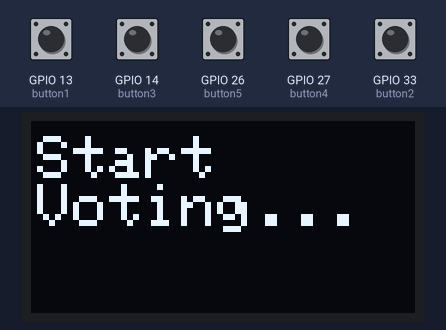
A sketch run on a simulated ESP32. On the bench: 128×64 one-colour display. Inputs (shaded band) come from the test bench; at power-on: GPIO 13 (button1), GPIO 14 (button3), GPIO 26 (button5), GPIO 27 (button4), GPIO 33 (button2) HIGH.

Above: at 2.1 s.
At 4.1 s:
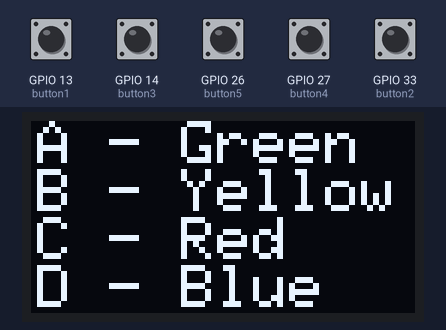

The sketch:

sketch.ino
```cpp
#include <ezButton.h>
#include <Wire.h>
#include <Adafruit_GFX.h>
#include <Adafruit_SSD1306.h>

#define SCREEN_WIDTH 128
#define SCREEN_HEIGHT 64
Adafruit_SSD1306 oled(SCREEN_WIDTH, SCREEN_HEIGHT, &Wire,-1);
ezButton button1(13);
ezButton button2(33);
ezButton button3(14);
ezButton button4(27);
ezButton button5(26);

int vote1=0, vote2=0, vote3=0, vote4=0;
int flag=0;

void setup() {
  Serial.begin(9600);
  button1.setDebounceTime(25);
  button2.setDebounceTime(25);
  button3.setDebounceTime(25);
  button4.setDebounceTime(25);
  button5.setDebounceTime(25);
  if(!oled.begin(SSD1306_SWITCHCAPVCC,0x3C)){
    Serial.println(F("Alocation Failed"));
    for(;;);
  };
  delay(2000);
  oled.clearDisplay();
  oled.setTextSize(2);
  oled.setTextColor(WHITE);

  oled.setCursor(2,5);
  oled.println("Start");
  oled.setCursor(2,21);
  oled.println("Voting...");
  oled.display();
  delay(2000);
}

void loop() {
  button1.loop();
  button2.loop();
  button3.loop();
  button4.loop();
  button5.loop();

  if(flag==0){
    oled.clearDisplay();
    oled.setTextSize(2);
    oled.setTextColor(WHITE);
    oled.setCursor(2,0);
    oled.println("A - Green");
    oled.setCursor(2,16);
    oled.println("B - Yellow");
    oled.setCursor(2,32);
    oled.println("C - Red");
    oled.setCursor(2,48);
    oled.println("D - Blue");
    oled.display();
    flag=1;

  }
  delay(10);
}
```

Measured:
- what the display in image 0 shows lasts 2.0 s, from 2.1 s to 4.1 s
